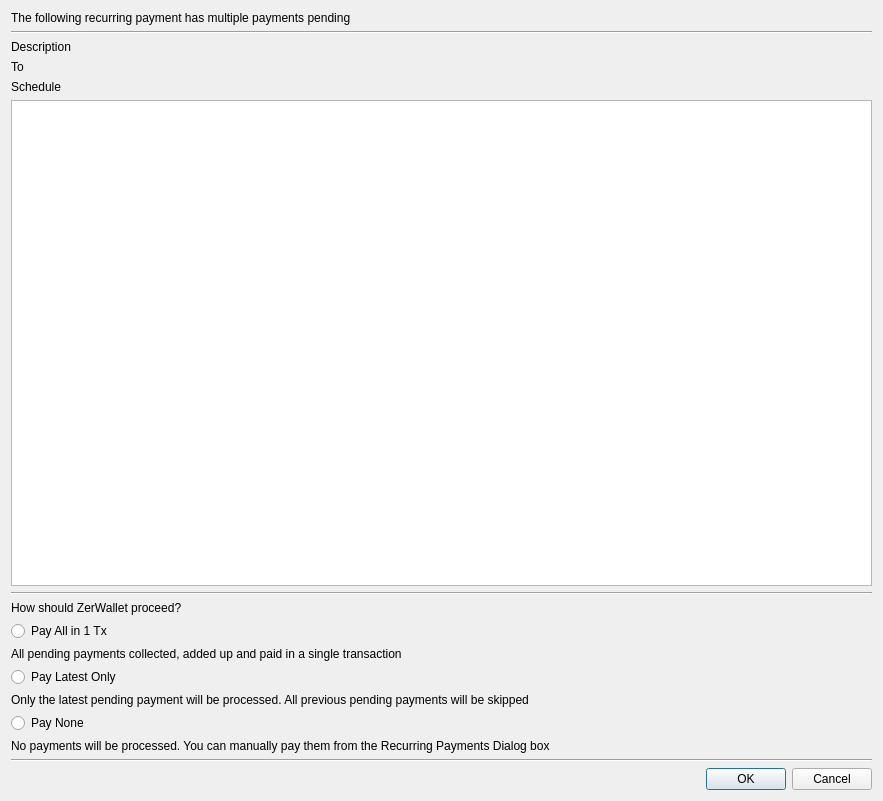
<?xml version="1.0" encoding="UTF-8"?>
<ui version="4.0">
 <class>RecurringPending</class>
 <widget class="QDialog" name="RecurringPending">
  <property name="geometry">
   <rect>
    <x>0</x>
    <y>0</y>
    <width>883</width>
    <height>801</height>
   </rect>
  </property>
  <property name="windowTitle">
   <string>Dialog</string>
  </property>
  <layout class="QGridLayout" name="gridLayout">
   <item row="14" column="0" colspan="2">
    <widget class="QLabel" name="label_5">
     <property name="text">
      <string>No payments will be processed. You can manually pay them from the Recurring Payments Dialog box</string>
     </property>
     <property name="wordWrap">
      <bool>true</bool>
     </property>
    </widget>
   </item>
   <item row="15" column="0" colspan="2">
    <widget class="Line" name="line_2">
     <property name="orientation">
      <enum>Qt::Horizontal</enum>
     </property>
    </widget>
   </item>
   <item row="4" column="0" colspan="2">
    <widget class="QLabel" name="lblSchedule">
     <property name="text">
      <string>Schedule</string>
     </property>
    </widget>
   </item>
   <item row="8" column="0" colspan="2">
    <widget class="QLabel" name="label_2">
     <property name="text">
      <string>How should ZerWallet proceed?</string>
     </property>
    </widget>
   </item>
   <item row="9" column="0" colspan="2">
    <widget class="QRadioButton" name="rAll">
     <property name="text">
      <string>Pay All in 1 Tx</string>
     </property>
    </widget>
   </item>
   <item row="12" column="0" colspan="2">
    <widget class="QLabel" name="label_4">
     <property name="text">
      <string>Only the latest pending payment will be processed. All previous pending payments will be skipped</string>
     </property>
     <property name="wordWrap">
      <bool>true</bool>
     </property>
    </widget>
   </item>
   <item row="11" column="0" colspan="2">
    <widget class="QRadioButton" name="rLast">
     <property name="text">
      <string>Pay Latest Only</string>
     </property>
    </widget>
   </item>
   <item row="13" column="0" colspan="2">
    <widget class="QRadioButton" name="rNone">
     <property name="text">
      <string>Pay None</string>
     </property>
    </widget>
   </item>
   <item row="6" column="0" colspan="2">
    <widget class="QTableView" name="tblPending">
     <attribute name="horizontalHeaderStretchLastSection">
      <bool>true</bool>
     </attribute>
    </widget>
   </item>
   <item row="7" column="0" colspan="2">
    <widget class="Line" name="line">
     <property name="orientation">
      <enum>Qt::Horizontal</enum>
     </property>
    </widget>
   </item>
   <item row="10" column="0" colspan="2">
    <widget class="QLabel" name="label_3">
     <property name="text">
      <string>All pending payments collected, added up and paid in a single transaction</string>
     </property>
     <property name="wordWrap">
      <bool>true</bool>
     </property>
    </widget>
   </item>
   <item row="16" column="0" colspan="2">
    <widget class="QDialogButtonBox" name="buttonBox">
     <property name="orientation">
      <enum>Qt::Horizontal</enum>
     </property>
     <property name="standardButtons">
      <set>QDialogButtonBox::Cancel|QDialogButtonBox::Ok</set>
     </property>
    </widget>
   </item>
   <item row="2" column="0" colspan="2">
    <widget class="QLabel" name="lblDesc">
     <property name="text">
      <string>Description</string>
     </property>
    </widget>
   </item>
   <item row="3" column="0" colspan="2">
    <widget class="QLabel" name="lblTo">
     <property name="text">
      <string>To</string>
     </property>
    </widget>
   </item>
   <item row="1" column="0" colspan="2">
    <widget class="Line" name="line_3">
     <property name="orientation">
      <enum>Qt::Horizontal</enum>
     </property>
    </widget>
   </item>
   <item row="0" column="0" colspan="2">
    <widget class="QLabel" name="label">
     <property name="text">
      <string>The following recurring payment has multiple payments pending</string>
     </property>
    </widget>
   </item>
  </layout>
 </widget>
 <resources/>
 <connections>
  <connection>
   <sender>buttonBox</sender>
   <signal>accepted()</signal>
   <receiver>RecurringPending</receiver>
   <slot>accept()</slot>
   <hints>
    <hint type="sourcelabel">
     <x>248</x>
     <y>254</y>
    </hint>
    <hint type="destinationlabel">
     <x>157</x>
     <y>274</y>
    </hint>
   </hints>
  </connection>
  <connection>
   <sender>buttonBox</sender>
   <signal>rejected()</signal>
   <receiver>RecurringPending</receiver>
   <slot>reject()</slot>
   <hints>
    <hint type="sourcelabel">
     <x>316</x>
     <y>260</y>
    </hint>
    <hint type="destinationlabel">
     <x>286</x>
     <y>274</y>
    </hint>
   </hints>
  </connection>
 </connections>
</ui>
